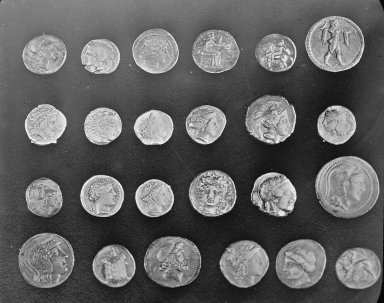
#> input picture data/input/coins.png, 384 x 303 px; its folder holds only this picture in this run
$ jupyter execute --allow-errors PCD_Assignment03.ipynb
#> lines starting #> are read from the running program, lines starting #| are printed output that depends on the picture; after the words box and inside, x2 and y2 are one past the last pixel; in counts of white or black regions, pixels touching at a corner belong together
# Tugas 3 Pengolahan Citra Digital
## PCD_Assignment03

Segmentasi K-means dan pengaruh erosi, dilasi, opening, serta closing.
Eksperimen membandingkan mask segmentasi yang sama sebelum dan sesudah morfologi.
Seluruh algoritma ditulis dari awal. NumPy digunakan untuk array dan operasi dasar,
Pillow untuk membaca serta menyimpan gambar, Matplotlib untuk visualisasi,
dan pandas untuk menyusun tabel.

Jalankan semua sel secara berurutan. Gambar dapat dibaca dari folder lokal atau
diunduh dari repo saat notebook dibuka di Colab. Hasil disimpan ke data/output.

[cell 1]
from pathlib import Path
from urllib.request import urlopen
from io import BytesIO

import numpy as np
import pandas as pd
from PIL import Image
import matplotlib.pyplot as plt
from IPython.display import display

plt.rcParams.update({
    "font.family": "DejaVu Sans",
    "font.size": 10,
    "text.color": "black",
    "axes.labelcolor": "black",
    "xtick.color": "black",
    "ytick.color": "black",
    "figure.dpi": 110,
})
pd.set_option("display.max_rows", 30)
INPUT = Path("data/input")
OUTPUT = Path("data/output")
INPUT.mkdir(parents=True, exist_ok=True)
OUTPUT.mkdir(parents=True, exist_ok=True)
print(f"NumPy {np.__version__}; pandas {pd.__version__}")

## 1 Segmentasi K-means

Fitur setiap piksel adalah intensitas grayscale. Dengan k=2, satu kelompok berisi
intensitas rendah dan satu kelompok intensitas tinggi. Centroid awal diambil dari
intensitas minimum dan maksimum agar percobaan deterministik.

Langkahnya: hitung jarak kuadrat piksel ke kedua centroid, pilih centroid terdekat,
lalu hitung ulang rata-rata tiap kelompok. Iterasi berhenti saat perpindahan centroid
<= 0.001 atau sudah mencapai 100 iterasi. Cluster kosong mempertahankan centroid
sebelumnya. Citra konstan ditolak karena tidak mempunyai dua tingkat intensitas.

Fungsi meminimalkan SSE = total (intensitas piksel - centroid cluster)^2.
Label diurutkan berdasarkan centroid. Foreground dipilih dari cluster terang untuk
koin dan bentuk sintetis, serta cluster gelap untuk teks. Pilihan tersebut berasal
dari karakter objek pada input, bukan dari skor mask acuan.

[cell 2]
# [32 lines left out: function kmeans_gray, not called in this run]

## 2 Operasi morfologi

Mask memakai True untuk foreground dan False untuk background. Percobaan utama
menggunakan structuring element persegi 3 x 3, dengan pusat di tengah.

| Operasi | Aturan |
| :--- | :--- |
| Erosi | Piksel tetap foreground jika seluruh posisi aktif element berada di foreground. |
| Dilasi | Piksel menjadi foreground jika salah satu posisi aktif element mengenai foreground. |
| Opening | Erosi dilanjutkan dilasi dengan element yang sama. |
| Closing | Dilasi dilanjutkan erosi dengan element yang sama. |

Loop memeriksa setiap posisi aktif element, sedangkan NumPy mengerjakan operasi
logika pada array. Tidak ada pemanggilan fungsi morfologi siap pakai.
Piksel di luar citra dianggap background. Closing menambahkan margin sementara
agar hasil dilasi di luar bingkai tidak hilang sebelum langkah erosi.

[cell 3]
def check_binary(mask, element):
    mask = np.asarray(mask)
    element = np.asarray(element)
    if mask.ndim != 2 or mask.size == 0:
        raise ValueError("Mask harus berupa array dua dimensi yang tidak kosong.")
    if element.ndim != 2 or 0 in element.shape:
        raise ValueError("Structuring element harus berupa array dua dimensi.")
    if any(size % 2 == 0 for size in element.shape):
        raise ValueError("Ukuran structuring element harus ganjil.")
    if not np.isin(mask, [0, 1]).all() or not np.isin(element, [0, 1]).all():
        raise ValueError("Mask dan structuring element hanya boleh berisi 0 dan 1.")
    if not element[element.shape[0] // 2, element.shape[1] // 2]:
        raise ValueError("Pusat structuring element harus aktif.")
    return mask.astype(bool), element.astype(bool)


def erode(mask, element):
    mask, element = check_binary(mask, element)
    height, width = mask.shape
    ry, rx = element.shape[0] // 2, element.shape[1] // 2
    padded = np.pad(mask, ((ry, ry), (rx, rx)), constant_values=False)
    result = np.ones_like(mask)
    for row, col in np.argwhere(element):
        result &= padded[row:row + height, col:col + width]
    return result


def dilate(mask, element):
    mask, element = check_binary(mask, element)
    height, width = mask.shape
    ry, rx = element.shape[0] // 2, element.shape[1] // 2
    padded = np.pad(mask, ((ry, ry), (rx, rx)), constant_values=False)
    result = np.zeros_like(mask)
    for row, col in np.argwhere(element):
        # Refleksi diperlukan untuk element yang tidak simetris.
        y, x = 2 * ry - row, 2 * rx - col
        result |= padded[y:y + height, x:x + width]
    return result


def opening(mask, element):
    return dilate(erode(mask, element), element)


def closing(mask, element):
    mask, element = check_binary(mask, element)
    height, width = mask.shape
    ry, rx = element.shape[0] // 2, element.shape[1] // 2
    # Pertahankan hasil dilasi di luar bingkai sampai erosi selesai.
    padded = np.pad(mask, ((ry, ry), (rx, rx)), constant_values=False)
    result = erode(dilate(padded, element), element)
    return result[ry:ry + height, rx:rx + width]


# [9 lines left out: function morphology_variants, not called in this run]

### Pemeriksaan pada mask kecil

Satu piksel menghasilkan blok 3 x 3 setelah dilasi. Erosi mengembalikan blok
tersebut menjadi satu piksel. Opening menghapus satu bintik terpisah dan closing
menutup satu lubang. Contoh yang menyentuh tepi juga diperiksa.

[cell 4]
element = np.ones((3, 3), dtype=bool)
single = np.zeros((9, 9), dtype=bool)
single[4, 4] = True
block = np.zeros_like(single)
block[3:6, 3:6] = True
assert np.array_equal(dilate(single, element), block)
assert np.array_equal(erode(block, element), single)
assert not opening(single, element).any()
with_hole = np.zeros_like(single)
with_hole[1:8, 1:8] = True
with_hole[4, 4] = False
assert closing(with_hole, element)[4, 4]
edge_block = np.zeros_like(single)
edge_block[:4, :4] = True
assert np.array_equal(closing(edge_block, element), edge_block)
print("Pemeriksaan mask kecil berhasil.")

## 3 Evaluasi

IoU = TP / (TP + FP + FN) dan Dice = 2 * TP / (2 * TP + FP + FN).
Precision dan recall membantu membedakan piksel berlebih dari objek yang hilang.
Metrik ini hanya dihitung pada citra sintetis yang memiliki mask acuan geometris.

Untuk semua citra, flood fill menghitung komponen foreground dengan konektivitas 8.
Lubang adalah komponen background berkonektivitas 4 yang tidak menyentuh tepi.
Pasangan konektivitas yang berbeda menghindari ambiguitas pada pertemuan diagonal.
Komponen dengan luas <= 9 piksel dicatat sebagai komponen kecil; sebagian dapat
merupakan detail objek yang sah. Berkurangnya komponen bukan ukuran akurasi.

Jika prediksi dan acuan sama-sama kosong, IoU dan Dice didefinisikan 1.
Precision bernilai 0 bila prediksi kosong tetapi acuan tidak kosong.

[cell 5]
# [60 lines left out: functions connected_components, structural_metrics, segmentation_metrics, not called in this run]

## 4 Citra uji

1. Koin, 384 x 303 piksel. Relief dan pencahayaan membuat beberapa bagian koin
   mempunyai intensitas serupa latar. Kasus ini menguji keterbatasan segmentasi
   berbasis intensitas dan perubahan batas setelah morfologi.
2. Halaman teks, 384 x 191 piksel. Goresan huruf dan celah antarhuruf berukuran kecil.
   Kasus ini menguji risiko hilangnya goresan atau bergabungnya huruf.
3. Bentuk sintetis, 320 x 256 piksel. Mask dibangun dari lingkaran, elips, persegi
   panjang, objek kecil, dan penghubung tipis. Mask tersebut menjadi acuan sebelum
   intensitas diberi derau Gaussian (sigma 7) dan impuls sebanyak 2.5% secara probabilistik.

Gambar koin dan halaman teks berasal dari koleksi contoh scikit-image, digunakan
pada ukuran asli tanpa resize dan tanpa penambahan derau. Paket scikit-image tidak
dibutuhkan untuk menjalankan notebook. Citra sintetis dibuat di bawah dengan seed 31.
Mask acuannya tidak dihasilkan dari K-means atau morfologi.

[cell 6]
def make_synthetic(seed=31):
    """Mask dibuat dari geometri sebelum penambahan derau pada intensitas."""
    y, x = np.indices((256, 320))
    reference = (x - 65) ** 2 + (y - 65) ** 2 <= 36 ** 2
    reference |= ((x - 219) / 49) ** 2 + ((y - 66) / 28) ** 2 <= 1
    reference |= (x >= 38) & (x < 119) & (y >= 159) & (y < 215)
    reference |= (x >= 193) & (x < 241) & (y >= 164) & (y < 215)
    reference |= (x >= 241) & (x < 279) & (y >= 189) & (y < 192)
    reference |= (x >= 279) & (x < 298) & (y >= 181) & (y < 201)
    reference |= (x - 143) ** 2 + (y - 117) ** 2 <= 3 ** 2
    rng = np.random.default_rng(seed)
    image = np.where(reference, 183 + 10 * np.sin(x / 13), 38 + 15 * x / 320)
    image += rng.normal(0, 7, image.shape)
    noise = rng.random(image.shape)
    image[noise < 0.0125] = 245
    image[(noise >= 0.0125) & (noise < 0.025)] = 8
    return np.clip(np.rint(image), 0, 255).astype(np.uint8), reference

[cell 7]
RAW_BASE = "https://raw.githubusercontent.com/hanafishiddiq/PCD_Assignment03/main/data/input"

def load_gray(filename):
    path = INPUT / filename
    if path.exists():
        with Image.open(path) as image:
            return np.array(image.convert("L"))
    with urlopen(f"{RAW_BASE}/{filename}", timeout=30) as response:
        raw = response.read()
    with Image.open(BytesIO(raw)) as image:
        gray = np.array(image.convert("L"))
    Image.fromarray(gray).save(path)
    return gray

synthetic, reference = make_synthetic()
Image.fromarray(synthetic).save(INPUT / "synthetic.png")
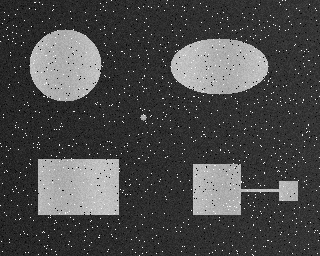
#> saved as synthetic.png: PIL image 320x256 L; min 8, max 245, mean 73.5
Image.fromarray(reference.astype(np.uint8) * 255).save(INPUT / "synthetic_mask.png")
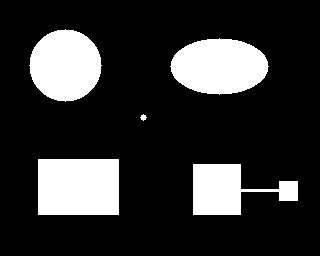
#> saved as synthetic_mask.png: PIL image 320x256 L; 19.4% white; 5 white regions, box (x1, y1, x2, y2) and area: (38, 159, 119, 215) 4536, (170, 38, 269, 95) 4299, (29, 29, 102, 102) 4053, (193, 164, 298, 215) 2942, (140, 114, 147, 121) 29
#> (the rest of this cell did not finish here and is left out)

#> in load_gray, image is the input picture: PIL image 384x303 L; min 1, max 252, mean 96.9

# [10 lines left out: functions show_gray, save_figure, not called in this run]

fig, axes = plt.subplots(1, 3, figsize=(12, 3.6))
for ax, (name, item) in zip(axes, dataset.items()):
    height, width = item["image"].shape
    show_gray(ax, item["image"], f"{name} ({width} x {height})")
fig.tight_layout()
save_figure(fig, "dataset_overview.png")
